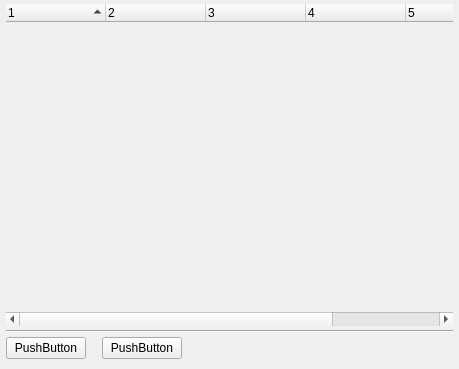
<?xml version="1.0" encoding="UTF-8"?>
<ui version="4.0">
 <class>m_Window</class>
 <widget class="QFrame" name="m_Window">
  <property name="geometry">
   <rect>
    <x>0</x>
    <y>0</y>
    <width>459</width>
    <height>369</height>
   </rect>
  </property>
  <property name="sizePolicy">
   <sizepolicy hsizetype="Expanding" vsizetype="Expanding">
    <horstretch>0</horstretch>
    <verstretch>0</verstretch>
   </sizepolicy>
  </property>
  <property name="focusPolicy">
   <enum>Qt::TabFocus</enum>
  </property>
  <layout class="QVBoxLayout" name="verticalLayout">
   <property name="spacing">
    <number>4</number>
   </property>
   <property name="leftMargin">
    <number>6</number>
   </property>
   <property name="topMargin">
    <number>4</number>
   </property>
   <property name="rightMargin">
    <number>6</number>
   </property>
   <property name="bottomMargin">
    <number>10</number>
   </property>
   <item>
    <widget class="COsdSelectTree" name="m_Tree">
     <property name="sizePolicy">
      <sizepolicy hsizetype="Expanding" vsizetype="Expanding">
       <horstretch>0</horstretch>
       <verstretch>0</verstretch>
      </sizepolicy>
     </property>
     <property name="focusPolicy">
      <enum>Qt::WheelFocus</enum>
     </property>
     <property name="contextMenuPolicy">
      <enum>Qt::CustomContextMenu</enum>
     </property>
     <property name="autoFillBackground">
      <bool>false</bool>
     </property>
     <property name="styleSheet">
      <string notr="true">#m_Tree {background-color: transparent;}
QTreeView::indicator:unchecked{
  image: url(_BASESKINPATH_/img/select/empty.png);
 }
QTreeView::indicator:checked {
  image: url(_BASESKINPATH_/img/select/check.png);
 }
/*INCLUDE_UI_scrollbar.qss*/
/*INCLUDE_UI_headerview.qss*/</string>
     </property>
     <property name="frameShape">
      <enum>QFrame::NoFrame</enum>
     </property>
     <property name="frameShadow">
      <enum>QFrame::Plain</enum>
     </property>
     <property name="lineWidth">
      <number>1</number>
     </property>
     <property name="editTriggers">
      <set>QAbstractItemView::NoEditTriggers</set>
     </property>
     <property name="showDropIndicator" stdset="0">
      <bool>false</bool>
     </property>
     <property name="verticalScrollMode">
      <enum>QAbstractItemView::ScrollPerPixel</enum>
     </property>
     <property name="indentation">
      <number>2</number>
     </property>
     <property name="uniformRowHeights">
      <bool>false</bool>
     </property>
     <property name="sortingEnabled">
      <bool>true</bool>
     </property>
     <property name="animated">
      <bool>true</bool>
     </property>
     <property name="wordWrap">
      <bool>true</bool>
     </property>
     <property name="columnCount">
      <number>6</number>
     </property>
     <property name="sliderInfo" stdset="0">
      <string notr="true">color1=&quot;0x5010F010&quot; color2=&quot;0&quot; type=&quot;0&quot; roundcorner=&quot;0&quot; borderwidth=&quot;0&quot; bordercolor=&quot;0&quot;</string>
     </property>
     <property name="borderInfo" stdset="0">
      <string notr="true">borderwidth=&quot;1&quot; roundcorner=&quot;0&quot; bordercolor=&quot;0x90808080&quot; </string>
     </property>
     <property name="cursorInfo" stdset="0">
      <stringlist notr="true">
       <string>id=&quot;focus&quot;  marginBottom=&quot;1&quot; marginTop=&quot;1&quot; type=&quot;0&quot; color1=&quot;0x7080A0FF&quot; roundcorner=&quot;0&quot; bordercolor=&quot;0xFF000000&quot; borderWidth=&quot;0&quot;</string>
       <string>id=&quot;hover&quot; marginBottom=&quot;1&quot; marginTop=&quot;1&quot; type=&quot;0&quot; color1=&quot;0x3080A0FF&quot; roundcorner=&quot;0&quot; bordercolor=&quot;0xFF000000&quot; borderWidth=&quot;0&quot;</string>
      </stringlist>
     </property>
     <attribute name="headerVisible">
      <bool>true</bool>
     </attribute>
     <attribute name="headerCascadingSectionResizes">
      <bool>false</bool>
     </attribute>
     <column>
      <property name="text">
       <string notr="true">1</string>
      </property>
     </column>
     <column>
      <property name="text">
       <string notr="true">2</string>
      </property>
     </column>
     <column>
      <property name="text">
       <string notr="true">3</string>
      </property>
     </column>
     <column>
      <property name="text">
       <string notr="true">4</string>
      </property>
     </column>
     <column>
      <property name="text">
       <string notr="true">5</string>
      </property>
     </column>
     <column>
      <property name="text">
       <string notr="true">6</string>
      </property>
     </column>
    </widget>
   </item>
   <item>
    <widget class="Line" name="line">
     <property name="orientation">
      <enum>Qt::Horizontal</enum>
     </property>
    </widget>
   </item>
   <item>
    <layout class="QHBoxLayout" name="horizontalLayout_2">
     <property name="spacing">
      <number>16</number>
     </property>
     <item>
      <widget class="QPushButton" name="m_StopButton">
       <property name="styleSheet">
        <string notr="true">/*INCLUDE_UI_defaultbutton.qss*/</string>
       </property>
       <property name="text">
        <string>PushButton</string>
       </property>
      </widget>
     </item>
     <item>
      <widget class="QPushButton" name="m_PauseButton">
       <property name="styleSheet">
        <string notr="true">/*INCLUDE_UI_defaultbutton.qss*/</string>
       </property>
       <property name="text">
        <string>PushButton</string>
       </property>
      </widget>
     </item>
     <item>
      <spacer name="horizontalSpacer_3">
       <property name="orientation">
        <enum>Qt::Horizontal</enum>
       </property>
       <property name="sizeType">
        <enum>QSizePolicy::MinimumExpanding</enum>
       </property>
       <property name="sizeHint" stdset="0">
        <size>
         <width>40</width>
         <height>20</height>
        </size>
       </property>
      </spacer>
     </item>
    </layout>
   </item>
  </layout>
 </widget>
 <customwidgets>
  <customwidget>
   <class>COsdSelectTree</class>
   <extends>QTreeWidget</extends>
   <header>OsdSelectTree.h</header>
  </customwidget>
 </customwidgets>
 <resources/>
 <connections/>
</ui>
